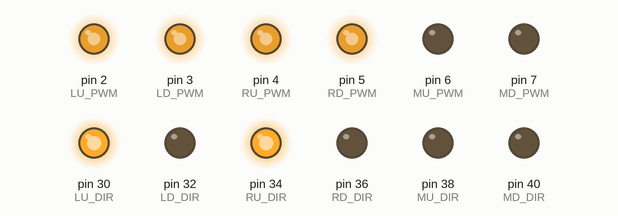
The sketch below on a simulated Arduino Mega 2560, built with avr-gcc and run on an emulated ATmega2560. Parts: output pins drawn as LEDs (lit = HIGH).

Above: at 0.1 s.
At 3.6 s:
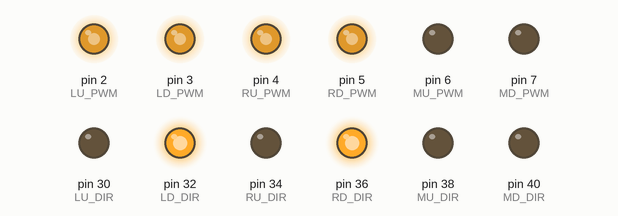
At 9.1 s:
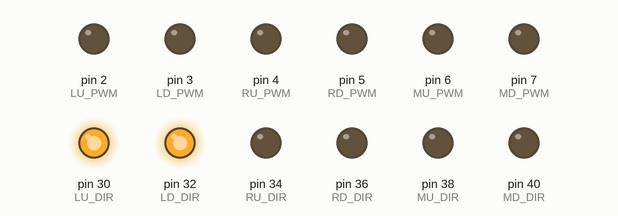
At 19.6 s:
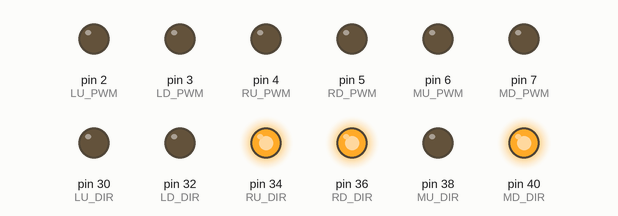
At 28.1 s:
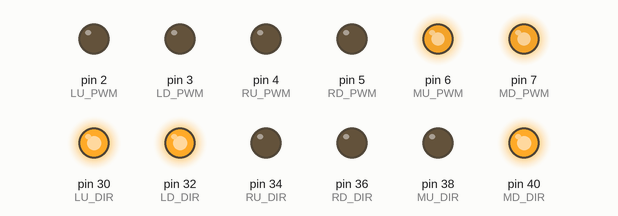
At 38.6 s:
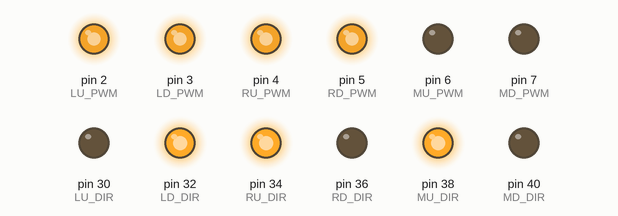
Timing chart, 0 to 40.0 s (numbered marks = the images above):
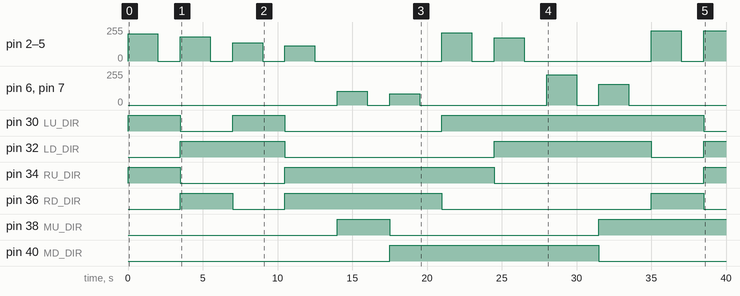

The sketch:

cytron_code_pro_max.ino
```cpp
#define MAX_SPEED 228

#define LU_PWM 2
#define LU_DIR 30
#define LD_PWM 3
#define LD_DIR 32

#define RU_PWM 4
#define RU_DIR 34
#define RD_PWM 5
#define RD_DIR 36

#define MU_PWM 6
#define MU_DIR 38
#define MD_PWM 7
#define MD_DIR 40

void setup() {
  pinMode(LU_PWM, OUTPUT);
  pinMode(LU_DIR, OUTPUT);
  pinMode(RU_PWM, OUTPUT);
  pinMode(RU_DIR, OUTPUT);
  pinMode(LD_PWM, OUTPUT);
  pinMode(LD_DIR, OUTPUT);
  pinMode(RD_PWM, OUTPUT);
  pinMode(RD_DIR, OUTPUT);
  pinMode(MU_PWM, OUTPUT);
  pinMode(MU_DIR, OUTPUT);
  pinMode(MD_PWM, OUTPUT);
  pinMode(MD_DIR, OUTPUT);
}

int calculateSpeed(int percentage) {
  percentage = constrain(percentage, -100, 100); // Ensure percentage is within -100 to 100
  int result;
  if (percentage>=100){
    result = MAX_SPEED ;
    }
  else if (percentage<=-100){
    result = MAX_SPEED;
    }
  else {result = (abs(percentage) * MAX_SPEED) / 100;
  }
    return result;
}

void stopAll() {
  analogWrite(LU_PWM, 0);
  analogWrite(RU_PWM, 0);
  analogWrite(LD_PWM, 0);
  analogWrite(RD_PWM, 0);
  analogWrite(MU_PWM, 0);
  analogWrite(MD_PWM, 0);
  delay(1500);
}

void y_axis(int percentage) {
  int pwmSpeed = calculateSpeed(percentage);
  if (percentage > 0) { // Move forward
    digitalWrite(LU_DIR, HIGH);
    digitalWrite(RU_DIR, HIGH);
    digitalWrite(LD_DIR, LOW);
    digitalWrite(RD_DIR, LOW);
  } else { // Move backward
    digitalWrite(LU_DIR, LOW);
    digitalWrite(RU_DIR, LOW);
    digitalWrite(LD_DIR, HIGH);
    digitalWrite(RD_DIR, HIGH);
  }
  analogWrite(LU_PWM, pwmSpeed);
  analogWrite(RU_PWM, pwmSpeed);
  analogWrite(LD_PWM, pwmSpeed);
  analogWrite(RD_PWM, pwmSpeed);
}

void x_axis(int percentage) {
  int pwmSpeed = calculateSpeed(percentage);
  if (percentage > 0) { // Move right
    digitalWrite(LU_DIR, HIGH);
    digitalWrite(RU_DIR, LOW);
    digitalWrite(LD_DIR, HIGH);
    digitalWrite(RD_DIR, LOW);
  } else { // Move left
    digitalWrite(LU_DIR, LOW);
    digitalWrite(RU_DIR, HIGH);
    digitalWrite(LD_DIR, LOW);
    digitalWrite(RD_DIR, HIGH);
  }
  analogWrite(LU_PWM, pwmSpeed);
  analogWrite(RU_PWM, pwmSpeed);
  analogWrite(LD_PWM, pwmSpeed);
  analogWrite(RD_PWM, pwmSpeed);
}
void tilt(int percentage) {
int pwmSpeed = calculateSpeed( percentage);
  if (percentage > 0) { // TILT
     digitalWrite(MU_DIR, HIGH);
      analogWrite(MU_PWM, pwmSpeed);
     digitalWrite(MD_DIR, LOW);
      analogWrite(MD_PWM, pwmSpeed);
  } else { // TILT
    digitalWrite(MU_DIR, LOW);
     analogWrite(MU_PWM, pwmSpeed);
    digitalWrite(MD_DIR, HIGH);
     analogWrite(MD_PWM, pwmSpeed);
  }
  analogWrite(MU_PWM, pwmSpeed);
  analogWrite(MU_PWM, pwmSpeed);
}
void rotate(int percentage){
int pwmSpeed = calculateSpeed( percentage);
if(percentage > 0){ //CLOCKWISE
digitalWrite(LU_DIR, HIGH);
digitalWrite(RU_DIR, LOW);
digitalWrite(LD_DIR, LOW);
digitalWrite(RD_DIR, HIGH);
}
else {//Anti_CLOCKWISE
digitalWrite(LU_DIR, LOW);
digitalWrite(RU_DIR, HIGH);
digitalWrite(LD_DIR, HIGH);
digitalWrite(RD_DIR, LOW);
}
analogWrite(LU_PWM, pwmSpeed);
analogWrite(RU_PWM, pwmSpeed);
analogWrite(LD_PWM, pwmSpeed);
analogWrite(RD_PWM, pwmSpeed);
}
void loop() {
  y_axis(90); //from 0% to 100%
  delay(2000);
  stopAll();

  y_axis(-80);//from 0% to 100%
  delay(2000);
  stopAll();

  x_axis(60);//from 0% to 100%
  delay(2000);
  stopAll();

  x_axis(-50);//from 0% to 100%
  delay(2000);
   stopAll();

  tilt(45);//from 0% to 100%
  delay(2000);
  stopAll();

  tilt(-37);//from 0% to 100%
  delay(2000);
  stopAll();

  y_axis(93);//from 0% to 100%
  delay(2000);
  stopAll();

  x_axis(76);//from 0% to 100%
  delay(2000);
  stopAll();

  tilt(-120);//from 0% to 100%
  delay(2000);
  stopAll();

  tilt(69);//from 0% to 100%
  delay(2000);
  stopAll();

  rotate(150);//from 0% to 100%
  delay(2000);
  stopAll();

  rotate(-150);//from 0% to 100%
  delay(2000);
  stopAll();

  rotate(69);//from 0% to 100%
  delay(2000);
  stopAll();

  rotate(-69);//from 0% to 100%
  delay(2000);
  stopAll();

exit(0);
}
```

Measured:
- by itself, pin 30 (LU_DIR): goes HIGH 3.5 s, LOW 3.5 s, HIGH 3.5 s, LOW 10.5 s, HIGH 17.5 s, then LOW
- by itself, pin 32 (LD_DIR): goes HIGH 7.0 s, LOW 14.0 s, HIGH 10.5 s, LOW 3.5 s, then HIGH
- by itself, pin 34 (RU_DIR): goes HIGH 3.5 s, LOW 7.0 s, HIGH 14.0 s, LOW 14.0 s, then HIGH
- by itself, pin 36 (RD_DIR): goes HIGH 3.5 s, LOW 3.5 s, HIGH 10.5 s, LOW 14.0 s, HIGH 3.5 s, then LOW
- by itself, pin 38 (MU_DIR): LOW → HIGH at 14.0 s, → LOW 3.5 s later, → HIGH 14.0 s later
- by itself, pin 40 (MD_DIR): LOW → HIGH at 17.5 s, → LOW 14.0 s later
- by itself, pin 6 (MU_PWM), pin 7 (MD_PWM): 0/255 → 102/255 at 14.0 s, → 0/255 2.0 s later, → 84/255 1.5 s later, → 0/255 2.0 s later, … (8 changes in this stretch)
